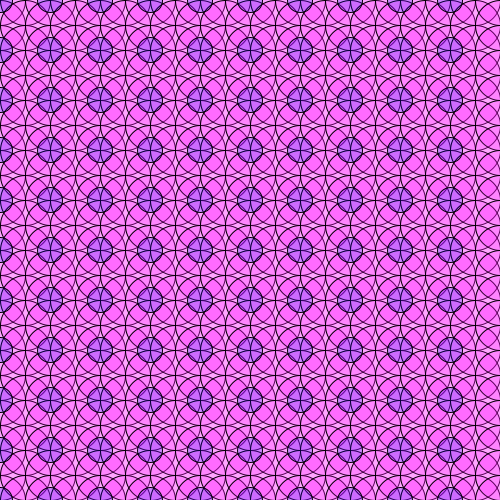
Frame 1 (no input)
Frame 60 (the mouse pressed at the canvas centre just before this capture): identical to frame 1, image omitted
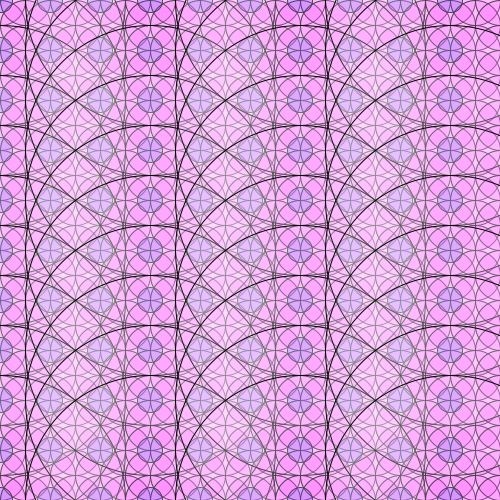
Frame 120 (the mouse held since frame 60 and released just before this capture)

The Processing sketch that drew these frames (run headless with seeded random() and noise(); from frame 60 on, the mouse is pressed at the canvas centre):

// Processing sketch: processing_33392
// ── processing_33392.pde

void setup() {

  size(500,500);
  noFill();
  smooth();
}

void draw() {
  background(255);

  for(int i=0; i<width+5;i+=25) {
    for(int j=0; j<height+5; j+=25) {
      fill(255,0,255,50);
      ellipse(i,j,50,50);
    }
  }
  for(int m=0;m<width;m+=50) {
    for(int n=0; n<height+5; n+=50){
      fill(0,0,255,50);
      ellipse(m,n,25,25);
    }
  }
  for(int m=0;m<width;m+=150) {
    for(int n=0; n<height+50; n+=50){
      fill(255,255,255,25);
      ellipse(m,n,mouseX,mouseY);
    }
  }
}

//creating a for loop within another is useful in making continuous patterns
//the inside for loop with a j makes a column of circles/triangles
//the outside look with the i makes a row
//the inside loop makes a column of shapes till it hits height+5
//then it comes out of the loop, goes to the i loop
//which bumps up i by 25, so it moves over 25px to the right
//goes to the j loop and starts making a column of shapes at
//x coordinate 25px and y coordinate is constantly incrementing by 25
